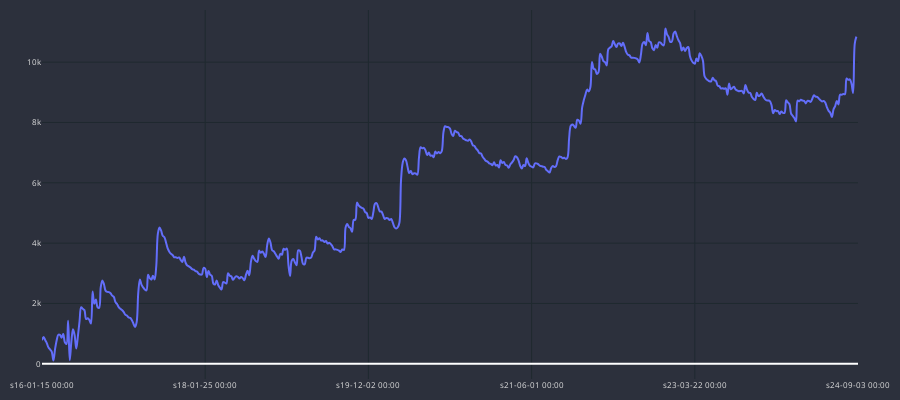
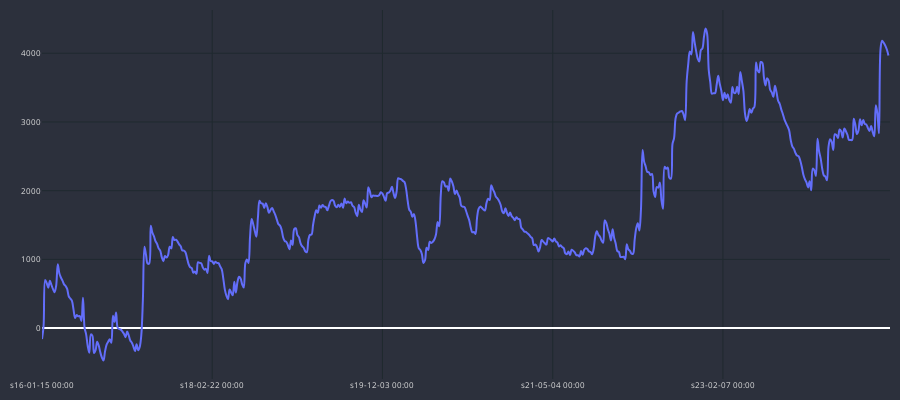
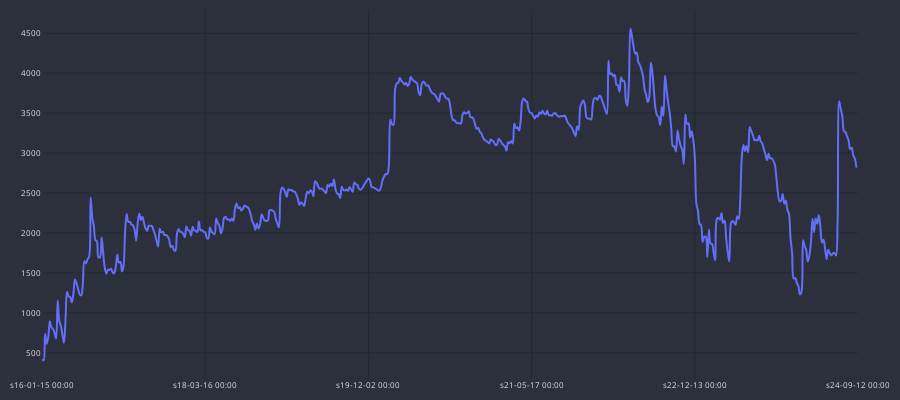
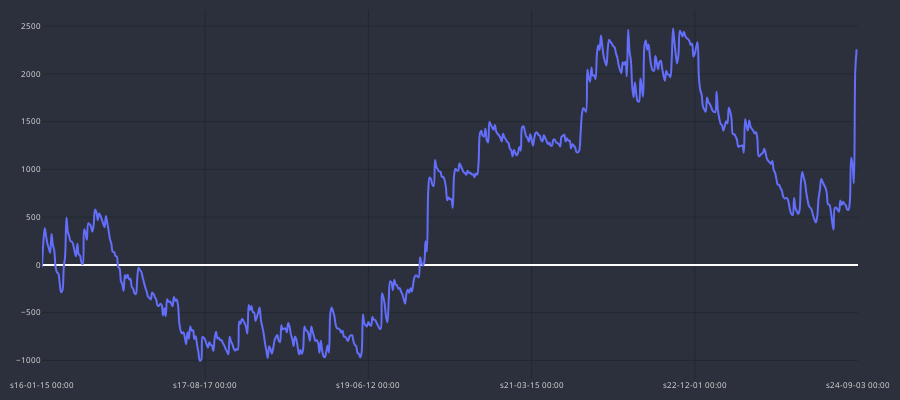

The code cell stored with these charts, in order, in its notebook:
### Code cell
for curr in df_MA_20_MA_50[df_MA_20_MA_50.total_gain > 0].pair.unique():
    temp_gains = df_ma_trades_h1[(df_ma_trades_h1.cross==cross)&(df_ma_trades_h1.pair==curr)].copy()
    print(curr, temp_gains.GAIN.sum())
    cp=CandlePlot(temp_gains, candles=False)
    cp.show_plot(line_traces=['GAIN_C'])

### Figure 1 — Plotly figure (JSON) as saved in the notebook; plotly's stock layout.template omitted (floating-point values rounded to 4 significant figures; data arrays with more than 128 entries replaced by an {"elided": "..."} marker saying what was removed)
{"data": [{"line": {"shape": "spline", "width": 2}, "name": "GAIN_C", "type": "scatter", "x": {"elided": "501 str values"}, "y": {"elided": "501 float values"}}], "layout": {"font": {"color": "#e1e1e1", "size": 8}, "height": 400, "margin": {"b": 10, "l": 10, "r": 10, "t": 10}, "paper_bgcolor": "#2c303c", "plot_bgcolor": "#2c303c", "width": 900, "xaxis": {"autorange": true, "gridcolor": "#1f292f", "nticks": 5, "range": [0, 500], "rangeslider": {"visible": false, "yaxis": {}}, "type": "category"}, "yaxis": {"autorange": true, "gridcolor": "#1f292f", "range": [-504.0, 11730.0], "type": "linear"}}}

### Figure 2 — Plotly figure (JSON) as saved in the notebook; plotly's stock layout.template omitted (floating-point values rounded to 4 significant figures; data arrays with more than 128 entries replaced by an {"elided": "..."} marker saying what was removed)
{"data": [{"line": {"shape": "spline", "width": 2}, "name": "GAIN_C", "type": "scatter", "x": {"elided": "539 str values"}, "y": {"elided": "539 float values"}}], "layout": {"font": {"color": "#e1e1e1", "size": 8}, "height": 400, "margin": {"b": 10, "l": 10, "r": 10, "t": 10}, "paper_bgcolor": "#2c303c", "plot_bgcolor": "#2c303c", "width": 900, "xaxis": {"autorange": true, "gridcolor": "#1f292f", "nticks": 5, "range": [0, 538], "rangeslider": {"visible": false, "yaxis": {}}, "type": "category"}, "yaxis": {"autorange": true, "gridcolor": "#1f292f", "range": [-740.7, 4630.0], "type": "linear"}}}

### Figure 3 — Plotly figure (JSON) as saved in the notebook; plotly's stock layout.template omitted (floating-point values rounded to 4 significant figures; data arrays with more than 128 entries replaced by an {"elided": "..."} marker saying what was removed)
{"data": [{"line": {"shape": "spline", "width": 2}, "name": "GAIN_C", "type": "scatter", "x": {"elided": "521 str values"}, "y": {"elided": "521 float values"}}], "layout": {"font": {"color": "#e1e1e1", "size": 8}, "height": 400, "margin": {"b": 10, "l": 10, "r": 10, "t": 10}, "paper_bgcolor": "#2c303c", "plot_bgcolor": "#2c303c", "width": 900, "xaxis": {"autorange": true, "gridcolor": "#1f292f", "nticks": 5, "range": [0, 520], "rangeslider": {"visible": false, "yaxis": {}}, "type": "category"}, "yaxis": {"autorange": true, "gridcolor": "#1f292f", "range": [171.8, 4792.0], "type": "linear"}}}

### Figure 4 — Plotly figure (JSON) as saved in the notebook; plotly's stock layout.template omitted (floating-point values rounded to 4 significant figures; data arrays with more than 128 entries replaced by an {"elided": "..."} marker saying what was removed)
{"data": [{"line": {"shape": "spline", "width": 2}, "name": "GAIN_C", "type": "scatter", "x": {"elided": "601 str values"}, "y": {"elided": "601 float values"}}], "layout": {"font": {"color": "#e1e1e1", "size": 8}, "height": 400, "margin": {"b": 10, "l": 10, "r": 10, "t": 10}, "paper_bgcolor": "#2c303c", "plot_bgcolor": "#2c303c", "width": 900, "xaxis": {"autorange": true, "gridcolor": "#1f292f", "nticks": 5, "range": [0, 600], "rangeslider": {"visible": false, "yaxis": {}}, "type": "category"}, "yaxis": {"autorange": true, "gridcolor": "#1f292f", "range": [-1195.0, 2668.0], "type": "linear"}}}
